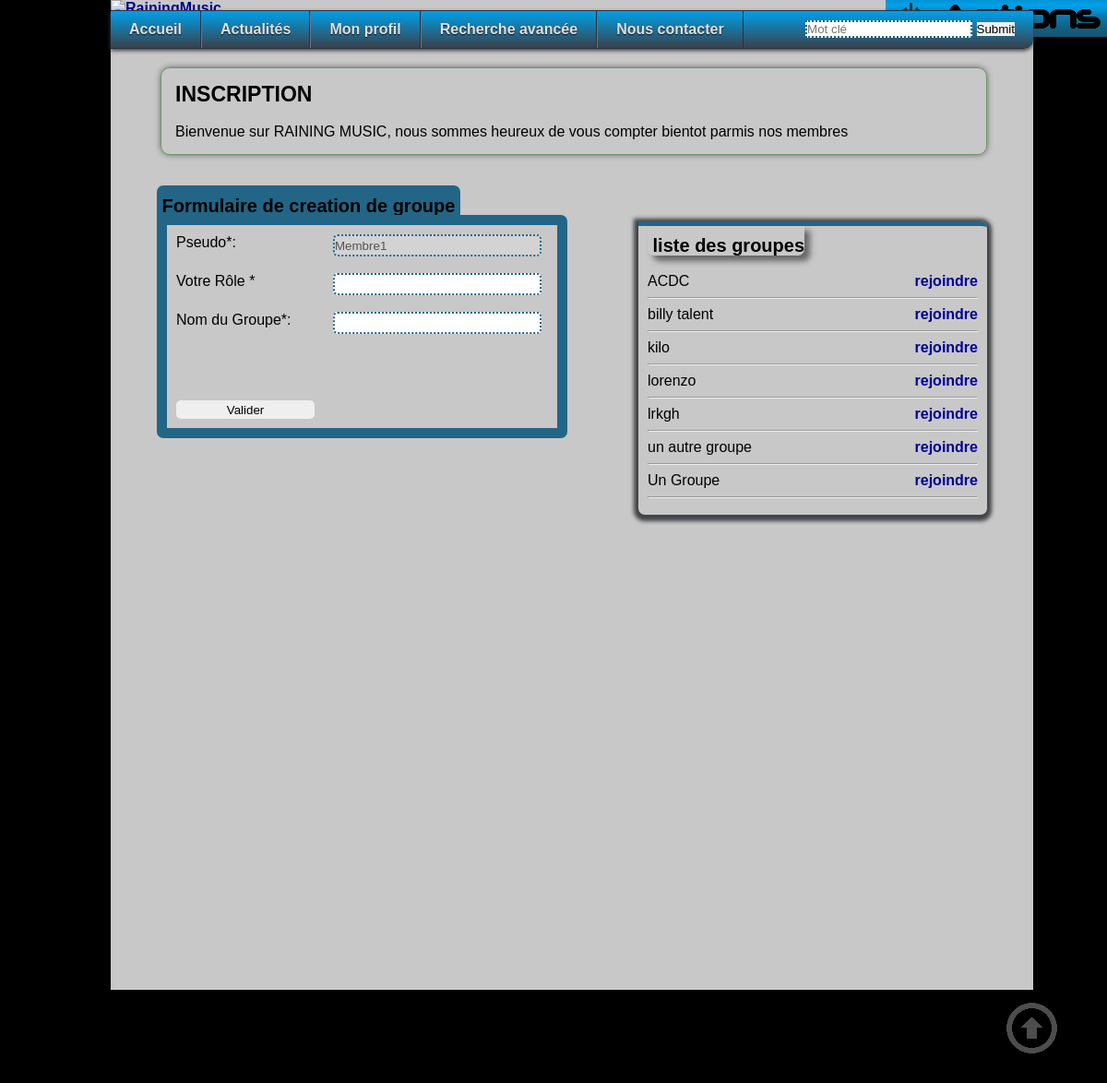
Page /template/creerRejoindreGroupe.php (signed in) on the committed database.
### tables this page shows
CREATE TABLE IF NOT EXISTS `groupe` (
  `Id` int(11) NOT NULL AUTO_INCREMENT,
  `Nom` varchar(50) NOT NULL,
  `Popularite` int(11) DEFAULT NULL,
  PRIMARY KEY (`Id`),
  UNIQUE KEY `Nom_3` (`Nom`),
  KEY `Nom` (`Nom`),
  KEY `Nom_2` (`Nom`)
);

### model/group.php (called while the page is built, shortened)
<?php
class Group implements serializable{
	function __construct($nom)
	{
		$this->nom = $nom;
	}
	public static function getgroup()
	{
		$connexion = connect();
		$requete = $connexion->prepare("SELECT Nom FROM groupe ORDER BY Nom ASC");
		if($requete->execute())
		{
			$listeGroupe = array();
			while($lignes=$requete->fetch(PDO::FETCH_OBJ))
			{
				$groupe = new Group($lignes->Nom);
				$listeGroupe[] = $groupe;
			}
		}
		return $listeGroupe;
	}
}
?>

### model/user.php (called while the page is built, shortened)
<?php
class User implements serializable{
    public function unserialize($data) {
    	$data = unserialize($data);
       	$this->login = $data['login'];
    }
}
?>

### template/creerRejoindreGroupe.php (the view, shortened to what this page needs)
<?php
include("./../layout/basic_header.php");
include("./../model/group.php");
$liste = Group::getgroup();
if(isset($_SESSION['user']))
{
	$user = unserialize($_SESSION['user']);
}
?>
<div class="conteneur" style="margin-left:5%; width:90%; min-width:800px; height:100%; background-color:#c8c8c8; ">
    <p class="text"><big><big><strong>INSCRIPTION</strong></big></big><br /><br />Bienvenue sur RAINING MUSIC, nous sommes heureux de vous compter bientot parmis nos membres </p>	<div class="main">
    	<br /> <br />
 <div class="right" style="min-height: 400px; padding-left:10px; padding-top:20px; " >
 <div style="text-align:justify; border-top:#236586 thick solid; border-radius: 0px 7px 7px 7px;	box-shadow: 0 2px 4px 5px #424346;  padding:10px;">
  	 <span style="font-weight:bold;border-radius: 0px 0px 7px 7px; box-shadow: #666 6px 6px 6px 0px; padding-top:11px; font-family:Arial, Helvetica, sans-serif;
    		font-size:20px;" >&nbsp;liste des groupes </span><br/><br/>
    		<?php
    		$i=0;
    		while(isset($liste[$i]))
    		{
    			echo $liste[$i]->nom;
    			echo"<a href=\"./../index.php?action='rejoindre_groupe'&groupe=".$liste[$i]->nom."\"style=\"float:right;\">rejoindre</a>";
    			echo"<hr />";
    			$i++;
			}
    		?>
  	 </div>
    	</div>
   	  <div class="left" style="width: 56% ;min-height: 400px; min-width: 56%">
   	  <span style=" background-color:#236586;font-weight:bold;border-radius: 7px 7px 0px 0px; padding-top:11px; font-family:Arial, Helvetica, sans-serif; font-size:20px; position:relative;top:-8px; " >&nbsp;Formulaire de creation de groupe&nbsp;</span>
     <br/>
    <article id="formulaireContact" style="border:11px solid #236586;margin-top:15px; border-radius: 0px 7px 7px 7px; position:relative; bottom:25px; padding:10px; width=100%">
     <form action="../index.php?action='creerGroupe'" method="post">
            <fieldset>
            <label for="pseudo" >Pseudo*:</label>
   			<input type="text" disabled="disabled" name="pseudo" value="<?php echo $user->login?>" required/><br/><br/>
            <label for="role">Votre Rôle *</label>
		    <input type="text" name="role" required><br/><br/>
		    <label for="nomGroupe">Nom du Groupe*:</label>
		    <input type="text" name="nomGroupe" required/><br/><br/>
		    <input type="hidden"  name="pseudo" value="<?php echo $user->login?>" required/><br/>
			<br /> <br />
            <input id="sendButton" type="submit" value="Valider"/>
            </fieldset>
        </form>
    </article>
   	 </div>
</div>
<?php
include("./../layout/basic_footer.php");
?>

### CSS/style.css (style rules this page uses)
[required] { border: 2px dotted #236586; }
body { margin:0px; padding:0px; background-color:#000; font-family:Arial, Helvetica, sans-serif; font-size:medium; }
a { font-size:medium; font-weight:bold; color:#009; text-decoration:none; }
div.conteneur { width:100%; margin-left:10%; width:80%;min-width:1000px;max-width:1300px;min-height:1000px; background-color:#c8c8c8; }
div.right { width:42%; float:right; text-decoration:none; min-height:675px; }
div.left { width:42%; text-decoration:none; min-height:675px; float:left; }
div.main { height:100%; margin-left:0%; }
.text { border-color:#000; border-width:2px; border-style:solid; margin-left:4px; overflow:hidden; border: 1px solid #696; padding: 60px 0; text-align: left; padding:15px; border-radius: 10px; box-shadow: #666 0px 0px 6px; }
body, div, h1, form, fieldset, input, textarea { margin: 0; padding: 0; border: 0; outline: none;z-index: 999; }
html { height: 100%; }
#formulaireContact { width:80%; float: left; clear: left; margin: 0 0 0 0; }
div.left article form fieldset input { width:55%; max-width:55%; height: 20px; border: 1px solid #b6b7b9; border-radius: 5px; }
label { display: block; float: left; width: 170px; }
#sendButton { width:150px }

### rows in the picture
groupe: Nom "ACDC"
groupe: Nom "billy talent"
groupe: Nom "kilo"
groupe: Nom "lorenzo"
groupe: Nom "lrkgh"
groupe: Nom "un autre groupe"
groupe: Nom "Un Groupe"
